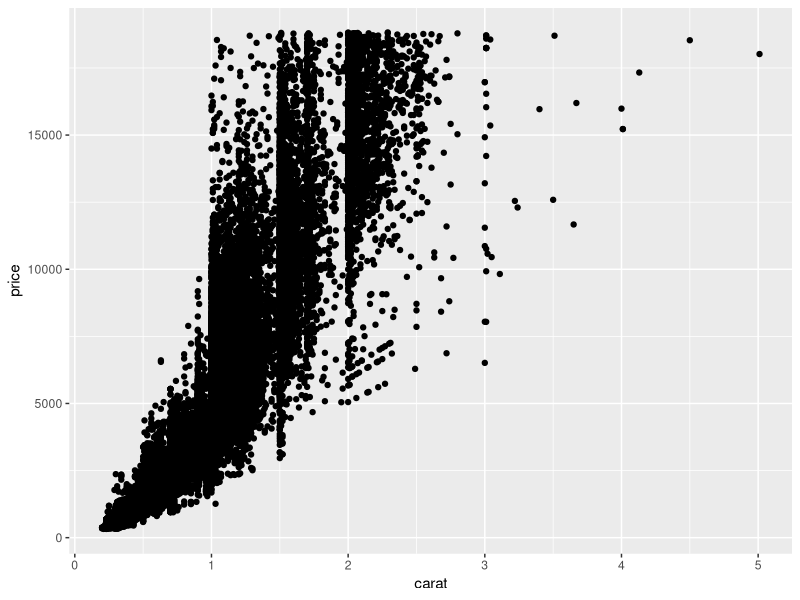
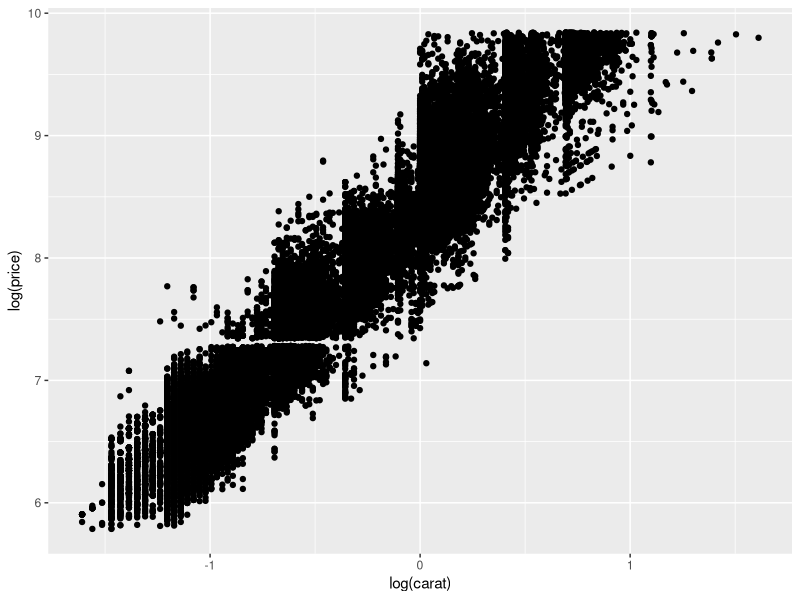

Generate these figures, in order, with R:
library(tidyverse)
library(lmtest)
library(sandwich)

glimpse(diamonds)

qplot(data=diamonds, x=carat, y=price)
qplot(data=diamonds, x=log(carat), y=log(price))

model_a <- lm(data = diamonds, price ~ carat + x + y + z)
coeftest(model_a) # с гомоскедастичностью

coeftest(model_a, vcov. = vcovHC) # default - HC3

?vcovHC

coeftest(model_a, vcov. = vcovHC(model_a, type='HC1'))


model_b <- lm(data=diamonds, price ~ carat)

waldtest(model_b, model_a) # гомоскедастичный
waldtest(model_b, model_a, test='Chisq') # гомоскедастичный

waldtest(model_b, model_a, vcov=vcovHC, test='Chisq') # гетероскедастичный(n->inf)

?waldtest

# правильная спецификация
model_log <- lm(data = diamonds, log(price) ~ log(carat) + log(1 + x) +
                log(1+y) + log(1+z))
coeftest(model_log, vcov. = vcovHC)
coeftest(model_log, vcov. = vcovHC(model_log, type='HC1'))


# тесты на гетероскедастичеость

# тест Уайта с корректировкой Коинкера
bptest(data=diamonds, price ~ carat + x + y + z, varformula = ~ carat * x * y * z)

# тест Уайта без корректировки Коинкера
bptest(data=diamonds, price ~ carat + x + y + z, studentize = F,
       varformula = ~ carat * x * y * z)

# тест Голдфельда-Квандта
# H0: homoscedocity
# H1: heteroscedocity: Var(u_i|X) = f(carat_i)
gqtest(data=diamonds, fraction = 0.2, price ~ carat + x + y + z, order.by = ~ carat)
